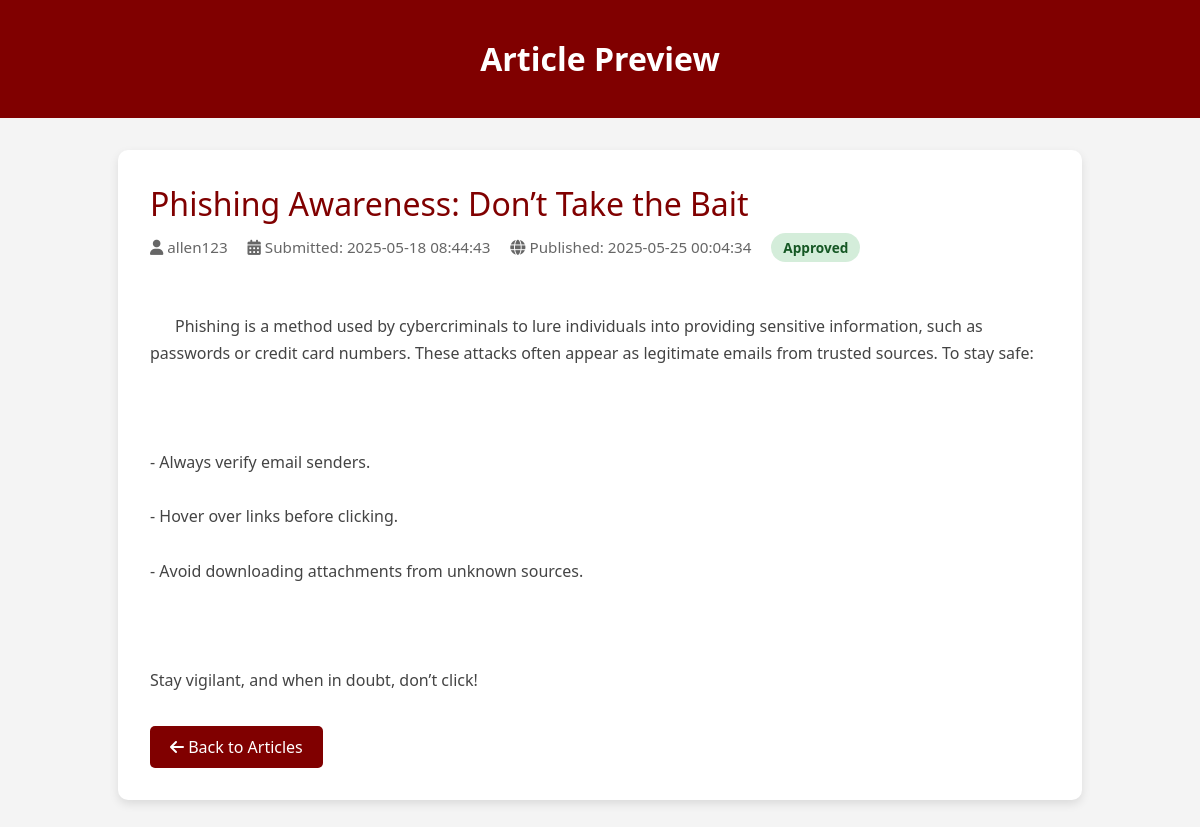
Screenshot of /view-article.php?id=1 (signed in) with the database file from the repository.
### tables this page shows
CREATE TABLE IF NOT EXISTS `articles` (
  `articleID` int NOT NULL AUTO_INCREMENT,
  `userID` int DEFAULT NULL,
  `title` varchar(255) NOT NULL,
  `content` text NOT NULL,
  `category` varchar(50) NOT NULL,
  `submissionDate` datetime NOT NULL DEFAULT CURRENT_TIMESTAMP,
  `publicationDate` datetime DEFAULT NULL,
  `status` enum('pending','rejected','approved') NOT NULL DEFAULT 'pending',
  `keywords` varchar(255) NOT NULL,
  PRIMARY KEY (`articleID`),
  KEY `idx_articles_status` (`status`),
  KEY `idx_articles_user` (`userID`),
  KEY `idx_articles_category` (`category`),
  KEY `category` (`category`)
);

CREATE TABLE IF NOT EXISTS `users` (
  `userID` int NOT NULL AUTO_INCREMENT,
  `userType` enum('Student','Faculty','Staff','Admin','IT Personnel') NOT NULL,
  `username` varchar(50) NOT NULL,
  `college_department` enum('College of Agriculture and Related Sciences','College of Arts and Sciences','College of Business Administration','College of Development Management','College of Education','College of Engineering','College of Teacher Education and Technology','College of Technology','College of Information and Computing','College of Applied Economics','School of Law','Office of the University Registrar','Office of Student Affairs & Services (OSAS)','Admissions Office','Accounting Office','Human Resource Management Office (HRMO)','Procurement Office') DEFAULT NULL,
  `email` varchar(100) NOT NULL,
  `passwordHash` varchar(255) NOT NULL,
  `dateJoined` datetime NOT NULL DEFAULT CURRENT_TIMESTAMP,
  PRIMARY KEY (`userID`),
  UNIQUE KEY `username` (`username`),
  UNIQUE KEY `email` (`email`)
);

### view-article.php (the view, shortened to what this page needs)
<?php
require 'db.php';
$articleID = (int)$_GET['id'];
$stmt = $pdo->prepare("
    SELECT a.*, u.username AS author
    FROM articles a
    JOIN users u ON a.userID = u.userID
    WHERE a.articleID = ?
");
$stmt->execute([$articleID]);
$article = $stmt->fetch(PDO::FETCH_ASSOC);
?>
<!DOCTYPE html>
<html lang="en">
<head>
  <link rel="stylesheet" href="https://cdnjs.cloudflare.com/ajax/libs/font-awesome/6.0.0/css/all.min.css">
</head>
<body>
  <header>
    <h1>Article Preview</h1>
  </header>
  <div class="container">
    <div class="article-title"><?= htmlspecialchars($article['title']) ?></div>
    <div class="meta">
      <span><i class="fas fa-user"></i> <?= htmlspecialchars($article['author']) ?></span>
      <span><i class="fas fa-calendar-alt"></i> Submitted: <?= htmlspecialchars($article['submissionDate']) ?></span>
      <?php if ($article['publicationDate']): ?>
        <span><i class="fas fa-globe"></i> Published: <?= htmlspecialchars($article['publicationDate']) ?></span>
      <?php endif; ?>
      <span class="status-pill status-<?= htmlspecialchars($article['status']) ?>">
        <?= htmlspecialchars($article['status']) ?>
      </span>
    </div>
    <div class="article-content">
      <?= nl2br(htmlspecialchars($article['content'])) ?>
    </div>
    <a class="back-btn" href="admDashSUBMITTEDART.php"><i class="fas fa-arrow-left"></i> Back to Articles</a>
  </div>
</body>
</html>

### view-article.php (style rules this page uses)
body { font-family: 'Segoe UI', Tahoma, Geneva, Verdana, sans-serif; background-color: #f4f4f4; margin: 0; padding: 0; color: #333; }
header { background-color: maroon; color: white; padding: 1rem 2rem; text-align: center; }
.container { max-width: 900px; margin: 2rem auto; background: white; padding: 2rem; border-radius: 10px; box-shadow: 0 4px 10px rgba(0,0,0,0.1); }
.article-title { font-size: 2rem; color: maroon; margin-bottom: 0.5rem; }
.meta { font-size: 0.95rem; color: #666; margin-bottom: 1.5rem; }
.meta span { display: inline-block; margin-right: 1rem; }
.status-pill { display: inline-block; padding: 5px 12px; border-radius: 20px; font-size: 0.85rem; font-weight: bold; text-transform: capitalize; }
.status-approved { background: #d4edda; color: #155724; }
.article-content { line-height: 1.7; font-size: 1rem; white-space: pre-wrap; color: #444; }
.back-btn { display: inline-block; margin-top: 2rem; padding: 10px 20px; background: maroon; color: white; text-decoration: none; border-radius: 5px; transition: background 0.3s ease; }

### rows the page displays
articles: title "Phishing Awareness: Don’t Take the Bait", userID.username "allen123", submissionDate "2025-05-18 08:44:43", publicationDate "2025-05-25 00:04:34", status "Approved", content "Phishing is a method used by cybercriminals to lure individuals into providing sensitive information, such as passwords or credit card numbers. These attacks often appear as legitimate emails from trusted sources. To stay safe: - Always verify email senders. - Hover over links before clicking. - Avoid downloading attachments from unknown sources. Stay vigilant, and when in doubt, don’t click!"
